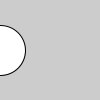
Frame 1 (no input)
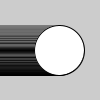
Frame 60 (the mouse pressed at the canvas centre just before this capture)
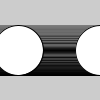
Frame 120 (the mouse held since frame 60 and released just before this capture)

The Processing sketch that drew these frames (run headless with seeded random() and noise(); from frame 60 on, the mouse is pressed at the canvas centre):

// Processing sketch: new_ellipse
// ── new_ellipse.pde
int x = 0;
int grayness = 255;

void setup() {
  
}

void draw() {
  fill(grayness);
  ellipse(x,50,50,50); 
 x++;
 if (x > 100) {
    x = 0; 
 }
}

void change_color(int g) {
   grayness = g; 
}
